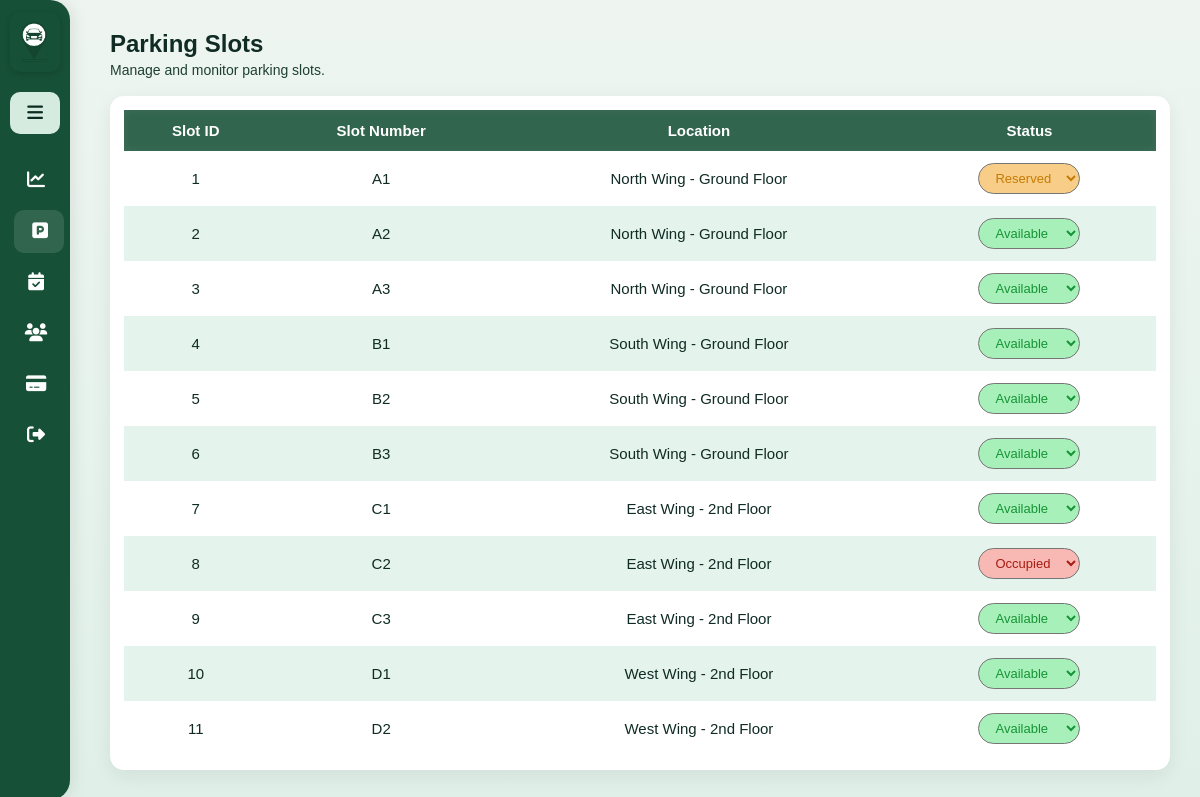
/?controller=AdminController&action=getParkingSlotsPage, run on an earlier commit of the app's database.
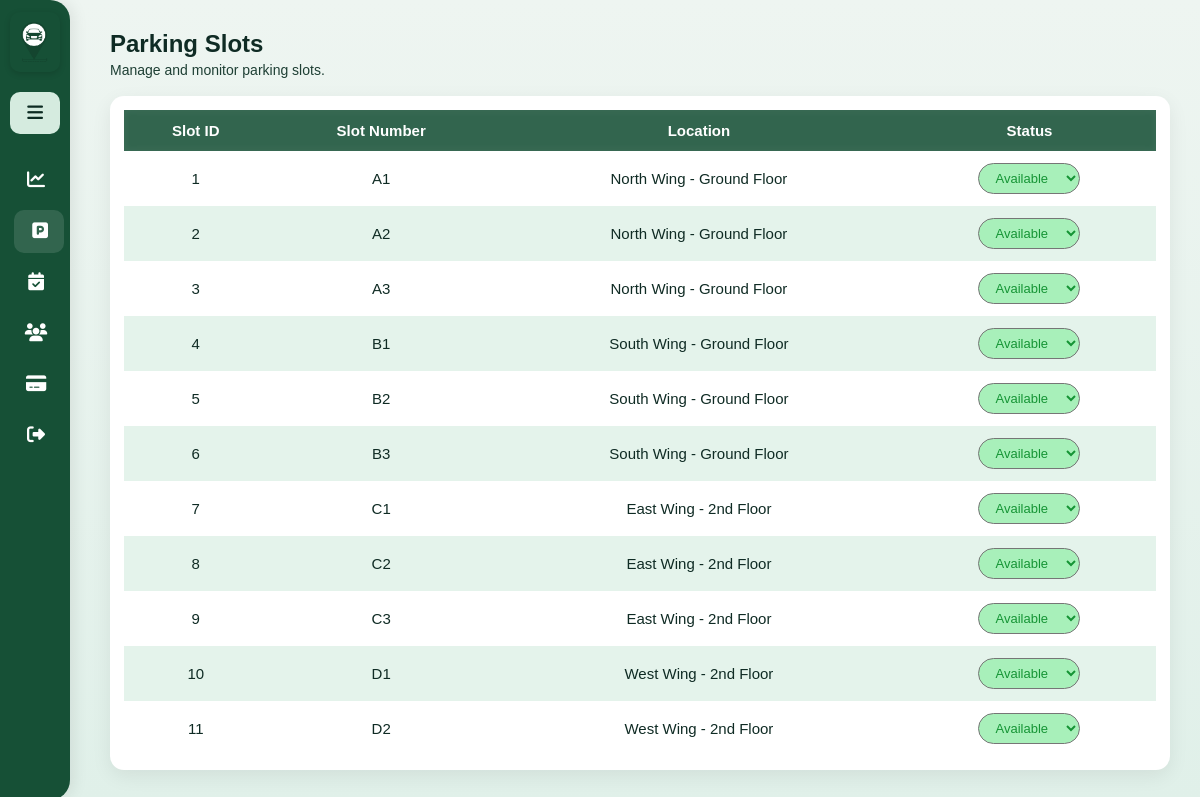
And on a later commit of the database.
### tables this page shows
CREATE TABLE ParkingSlot (
    slot_id INTEGER PRIMARY KEY AUTOINCREMENT,
    slot_number INTEGER NOT NULL UNIQUE,
    location VARCHAR(100) NOT NULL,
    status VARCHAR(20) NOT NULL DEFAULT 'available',
    created_at DATETIME DEFAULT CURRENT_TIMESTAMP,
    CHECK (status IN ('available', 'reserved', 'occupied'))
);

### views/uniLayout.php (called while the page is built)
<?php require_once("./views/$folderPath" . "/$folderPath" . "Layout.php")?>

### controllers/BaseController.php (called while the page is built, shortened)
<?php
class BaseController{
    public function  renderView($folderPath, $fileName, $datas = NULL, $location = NULL){
        $content = $datas;
        require_once("./views/uniLayout.php");
    }
}

### controllers/AdminController.php (called while the page is built, shortened)
<?php
class AdminController extends BaseController{
    protected $parkingSlotModel;
    public function __construct(){
        $this->parkingSlotModel = $this->loadModel("ParkingSlot");
    }
    public function getParkingSlotsPage(){
        $datas = $this->parkingSlotModel->getAll();
        $this->renderView("admin", "parkingSlotPage", $datas, "slotPage");
    }
}

### index.php (called while the page is built, shortened)
<?php
require_once("./dbConnection.php");
require_once("./router.php");

### models/BaseModel.php (called while the page is built, shortened)
<?php
class BaseModel{
    protected $db;
    protected $table;
    public function __construct(){
        $this->db = DbConnection::getInstance();
    }
    public function getAll(){
        try{
            $sql = "SELECT * FROM {$this->table} ORDER BY created_at DESC ";
            $request = $this->db->query($sql);
            $result = $request->fetchAll(PDO::FETCH_ASSOC);
            return $result;
        }catch(PDOException $e){
            error_log($e->getMessage());
            return false;
        }
    }
}

### dbConnection.php (called while the page is built)
<?php
class DbConnection{
    private static $instance = NULL;
    public static function getInstance(){
        if(!isset(self::$instance)){
            try{
                $pdo = new PDO("sqlite:" . __DIR__ . "/database/parkwise.db");
                $pdo->setAttribute(PDO::ATTR_ERRMODE, PDO::ERRMODE_EXCEPTION);
                self::$instance = $pdo;
            }catch(PDOException $e){
                exit("SOMETHING WENT WRONG WHILE CONNECTING TO DATABASE" .  $e->getMessage());
            }
        }
        return self::$instance;
    }
}

### views/admin/parkingSlotPage.php (the view, shortened to what this page needs)
<section id="slots" class="section visible">
    <h1>Parking Slots</h1>
    <p class="section-subtitle">Manage and monitor parking slots.</p>
    <div class="table-wrapper">
      <table class="data-table">
        <thead>
          <tr>
            <th>Slot ID</th>
            <th>Slot Number</th>
            <th>Location</th>
            <th>Status</th>
          </tr>
        </thead>
        <tbody>
          <?php if(isset($content) && is_array($content) && count($content) > 0): ?>
            <?php foreach($content as $slot): ?>
              <tr>
                <td><?= htmlspecialchars($slot['slot_id'] ?? '') ?></td>
                <td><?= htmlspecialchars($slot['slot_number'] ?? '') ?></td>
                <td><?= htmlspecialchars($slot['location'] ?? '') ?></td>
                <td>
                      <select class="status <?= $slot['status']?>" class="status-dropdown">
                        <option  class="status active"  value="Available" <?= $slot['status'] == "available" ? "selected" : "" ?>>Available</option>
                        <option  class="status completed" value="Occupied" <?= $slot['status'] == "occupied" ? "selected" : "" ?>>Occupied</option>
                        <option  class="status pending" value="Reserved" <?= $slot['status'] == "reserved" ? "selected" : "" ?>>Reserved</option>
                      </select>
                  </td>
              </tr>
            <?php endforeach; ?>
          <?php endif; ?>
        </tbody>
      </table>
    </div>
</section>

What changed in the data, as far as the page shows it:
changed parkingslot id 1: status "Reserved" → "Available"
changed parkingslot id 8: status "Occupied" → "Available"
